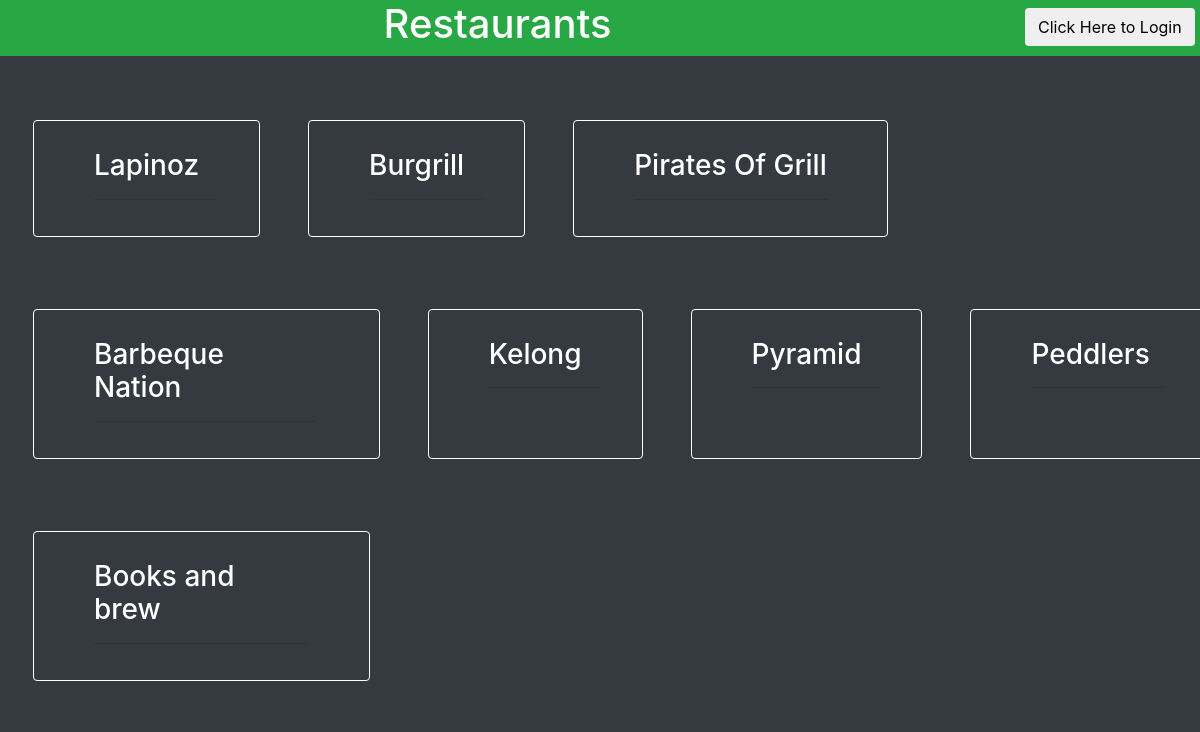
The app's page /restaurants with its own data.
### Database_file.py (models this page shows, shortened)
class Restaurant(Base):
    __tablename__ = 'restaurant'
    id = Column(Integer, primary_key = True)
    name = Column(String(80), nullable=False)
    user_id = Column(Integer, ForeignKey('user.id'))
    user = relationship(User)

### catalog.py (the view)
@app.route('/')
@app.route('/restaurants')
def restaurants():
    state = showLogin()
    page = 'restaurants'
    restaurants = session.query(Restaurant).all()
    if 'username' not in login_session:
        return render_template('public-Restaurant.html',
                                restaurants = restaurants, STATE = state,
                                page=page)
    else:
        return render_template('restaurants.html', restaurants = restaurants,
                                STATE = state, page=page)

### catalog.py (called while the page is built)
def showLogin():
    state = ''.join(random.choice(string.ascii_uppercase + string.digits)
                    for x in xrange(32))
    login_session['state'] = state
    print state
    return state

### templates/public-Restaurant.html (shortened to what this page needs)
{% extends "base.html" %}
{% block content %}
  <article class="row bg-dark p-2 pl-4">
  </article>
  <article class="row bg-dark">
    {% for restaurant in restaurants %}
    <div class="card text-white bg-dark border-white ml-5 mb-4 mt-5">
      <div class="card-body">
      <div class="col-md-10 mt-2 ml-4 mr-4 pl-3 pr-3">
        <a class="h3 text-white" href = "{{url_for('restaurantMenu', restaurant_id = restaurant.id)}}">{{ restaurant.name }}</a>
        <hr>
      </div>
    </div>
  </div>
    {% endfor %}
  </article>
{% endblock %}

### static/master.css (style rules this page uses)
a { text-decoration: none; }

### records on screen
Restaurant: name "Lapinoz"
Restaurant: name "Burgrill"
Restaurant: name "Pirates Of Grill"
Restaurant: name "Barbeque Nation"
Restaurant: name "Kelong"
Restaurant: name "Pyramid"
Restaurant: name "Peddlers"
Restaurant: name "Books and brew"
